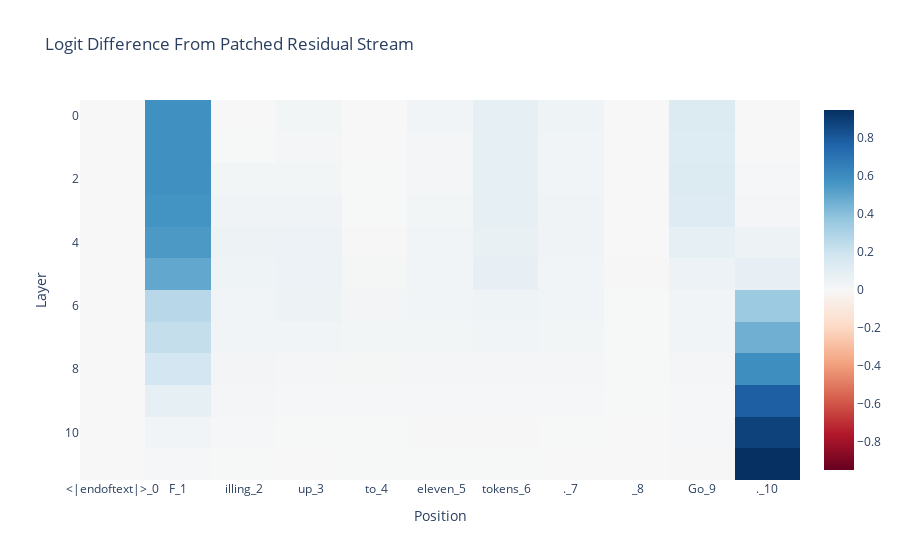

The notebook cell this image was saved under:
### Code cell
prompt_position_labels = [
    f"{tok}_{i}" for i, tok in enumerate(model.to_str_tokens(tokens[0]))
]
imshow(
    patched_residual_stream_diff,
    x=prompt_position_labels,
    title="Logit Difference From Patched Residual Stream",
    labels={"x": "Position", "y": "Layer"},
)

### Figure 1 — Plotly figure (JSON) as saved in the notebook; plotly's stock layout.template omitted (floating-point values rounded to 4 significant figures; data arrays with more than 128 entries replaced by an {"elided": "..."} marker saying what was removed)
{"data": [{"coloraxis": "coloraxis", "hovertemplate": "Position: %{x}<br>Layer: %{y}<br>color: %{z}<extra></extra>", "name": "0", "type": "heatmap", "x": ["<|endoftext|>_0", "F_1", "illing_2", " up_3", " to_4", " eleven_5", " tokens_6", "._7", "\n_8", "Go_9", "._10"], "xaxis": "x", "yaxis": "y", "z": {"elided": "12x11 float values"}}], "layout": {"coloraxis": {"cmid": 0, "colorscale": [[0, "rgb(103,0,31)"], [0.1, "rgb(178,24,43)"], [0.2, "rgb(214,96,77)"], [0.3, "rgb(244,165,130)"], [0.4, "rgb(253,219,199)"], [0.5, "rgb(247,247,247)"], [0.6, "rgb(209,229,240)"], [0.7, "rgb(146,197,222)"], [0.8, "rgb(67,147,195)"], [0.9, "rgb(33,102,172)"], [1, "rgb(5,48,97)"]]}, "title": {"text": "Logit Difference From Patched Residual Stream"}, "xaxis": {"anchor": "y", "constrain": "domain", "domain": [0, 1], "scaleanchor": "y", "title": {"text": "Position"}}, "yaxis": {"anchor": "x", "autorange": "reversed", "constrain": "domain", "domain": [0, 1], "title": {"text": "Layer"}}}}
